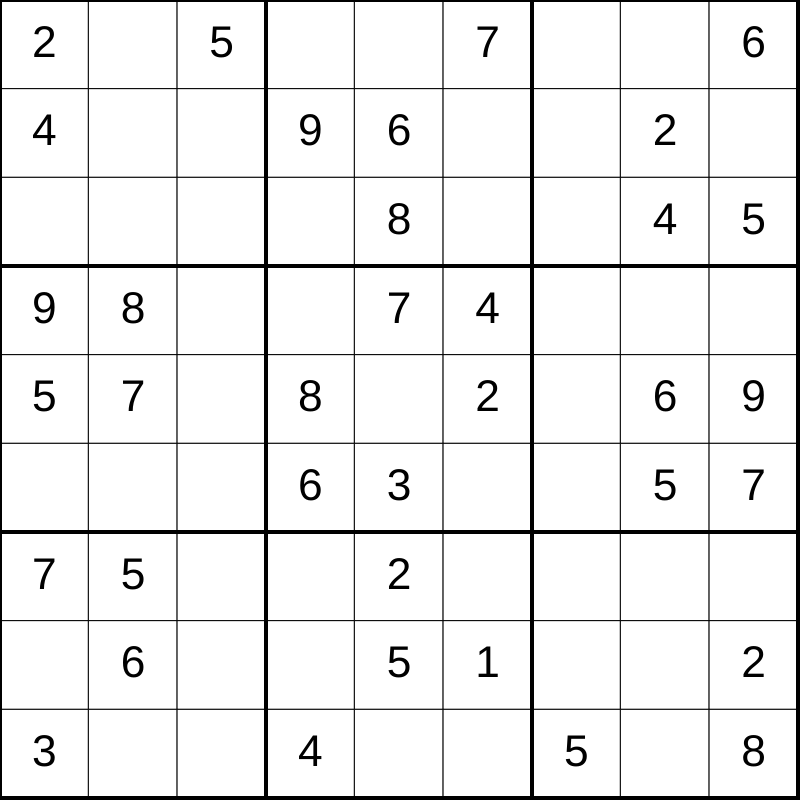
Frame 1 (no input)
Frame 60 (no input): identical to frame 1, image omitted
Frame 120 (the mouse pressed at the canvas centre since frame 60): identical to frame 1, image omitted

The p5.js sketch that drew this single still picture (run headless with seeded random() and noise() and a simulated clock; from frame 60 on, the mouse is pressed at the canvas centre):

// p5.js sketch
// ── sketch.js
// Sudoku Demo

let initialGrid = [
  [2, 0, 5, 0, 0, 7, 0, 0, 6],
  [4, 0, 0, 9, 6, 0, 0, 2, 0],
  [0, 0, 0, 0, 8, 0, 0, 4, 5],
  [9, 8, 0, 0, 7, 4, 0, 0, 0],
  [5, 7, 0, 8, 0, 2, 0, 6, 9],
  [0, 0, 0, 6, 3, 0, 0, 5, 7],
  [7, 5, 0, 0, 2, 0, 0, 0, 0],
  [0, 6, 0, 0, 5, 1, 0, 0, 2],
  [3, 0, 0, 4, 0, 0, 5, 0, 8],
];

let gridDimensions = 9;
let cellSize;
let grid;

function setup() {
  if (windowWidth < windowHeight) {
    createCanvas(windowWidth*0.8, windowWidth*0.8);
  }
  else {
    createCanvas(windowHeight*0.8,windowHeight*0.8);
  }
  cellSize = (width-2)/gridDimensions;
  grid = initialGrid;
}

function draw() {
  background(220);
  displayGrid();
}

function displayGrid() {
  for (let y=0; y<gridDimensions; y++){
    for (let x=0; x<gridDimensions; x++){
      // draw the square
      fill("white");
      strokeWeight(1);
      rect(x*cellSize,y*cellSize,cellSize,cellSize);
      
      // show the number
      if (grid[y][x] !== 0){
        fill("black");
        textSize(cellSize * 0.5);
        textAlign(CENTER,CENTER);
        text(grid[y][x],x*cellSize + cellSize/2 ,y*cellSize + cellSize/2); 
      }
    }
  }
  drawCageLines();
}

function drawCageLines() {
  strokeWeight(4);
  for (let y=0; y<12; y+= 3){
    line(0, cellSize*y, width, cellSize*y);
    line(cellSize*y, 0, cellSize*y, height);
  }
}
